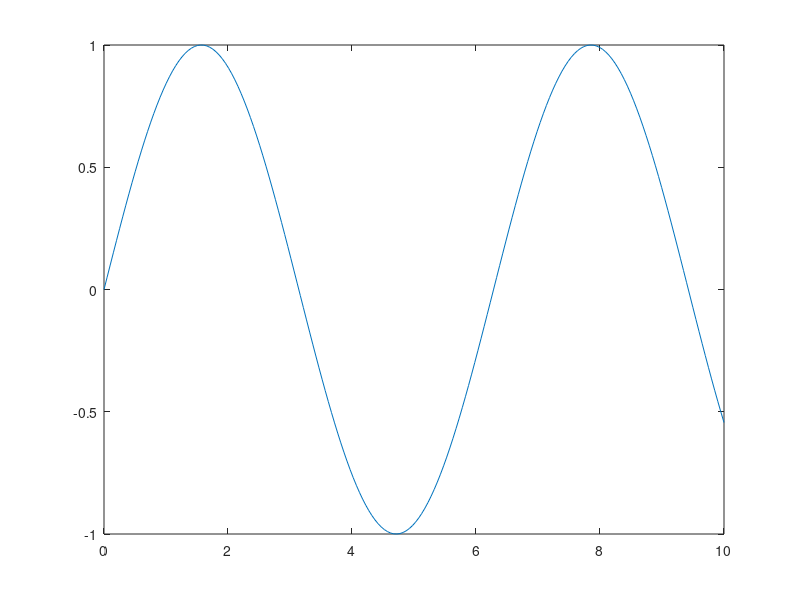

The MATLAB script that drew this image: (Note: this script raises an error after producing the figure.)
clc
clear

tic;
previousTime=toc;
i=0;
fprintf('Start\n')

x=linspace(0,10,200);
y=sin(x);
figure(1)
p=plot(x,y);
hold on

while(1)
    dev=toc-previousTime;
    if dev>=1
        %fprintf('%i: ',i);
        %fprintf('%.4f\t',dev);
        %fprintf('%.4f\n',previousTime);
        previousTime=toc;
        p.XDataSource = 'x';
        p.YDataSource = 'y';
        y = sin(x+(pi/4)*i);
        refreshdata
        i=i+1;
    end
end